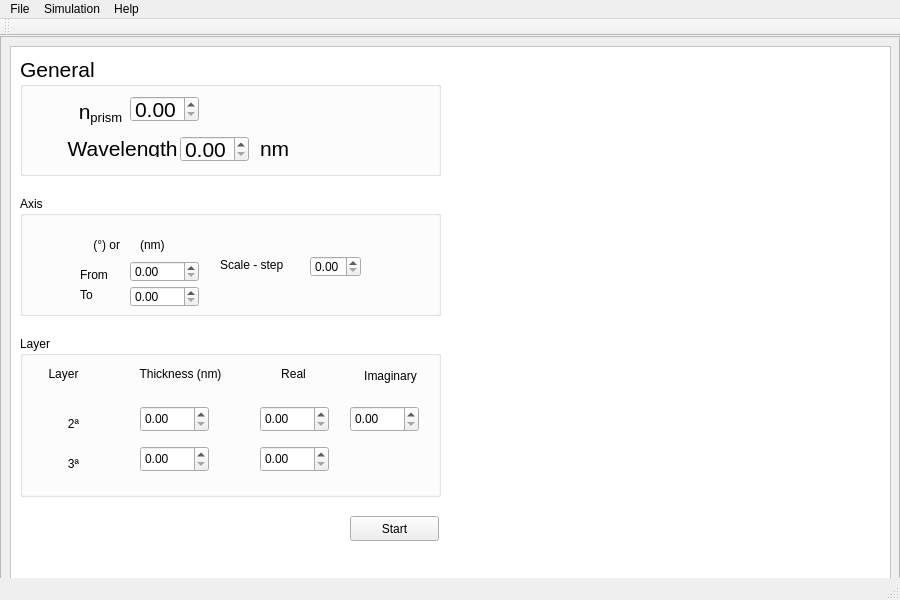
<?xml version="1.0" encoding="UTF-8"?>
<ui version="4.0">
 <class>MainWindow</class>
 <widget class="QMainWindow" name="MainWindow">
  <property name="geometry">
   <rect>
    <x>0</x>
    <y>0</y>
    <width>900</width>
    <height>600</height>
   </rect>
  </property>
  <property name="windowTitle">
   <string>MainWindow</string>
  </property>
  <property name="windowIcon">
   <iconset resource="resources.qrc">
    <normaloff>:/Imagens/icone.png</normaloff>:/Imagens/icone.png</iconset>
  </property>
  <widget class="QWidget" name="centralWidget">
   <widget class="QGroupBox" name="groupBox">
    <property name="geometry">
     <rect>
      <x>20</x>
      <y>20</y>
      <width>421</width>
      <height>120</height>
     </rect>
    </property>
    <property name="font">
     <font>
      <pointsize>16</pointsize>
     </font>
    </property>
    <property name="title">
     <string>General</string>
    </property>
    <widget class="QLabel" name="label_4">
     <property name="geometry">
      <rect>
       <x>240</x>
       <y>80</y>
       <width>41</width>
       <height>21</height>
      </rect>
     </property>
     <property name="text">
      <string>&lt;html&gt;&lt;head/&gt;&lt;body&gt;&lt;p&gt;nm&lt;/p&gt;&lt;/body&gt;&lt;/html&gt;</string>
     </property>
    </widget>
    <widget class="QLabel" name="label_5">
     <property name="geometry">
      <rect>
       <x>40</x>
       <y>40</y>
       <width>81</width>
       <height>31</height>
      </rect>
     </property>
     <property name="font">
      <font>
       <pointsize>16</pointsize>
      </font>
     </property>
     <property name="text">
      <string>&lt;html&gt;&lt;head/&gt;&lt;body&gt;&lt;p align=&quot;center&quot;&gt;n&lt;span style=&quot; vertical-align:sub;&quot;&gt;prism&lt;/span&gt;&lt;/p&gt;&lt;/body&gt;&lt;/html&gt;</string>
     </property>
    </widget>
    <widget class="QLabel" name="label_6">
     <property name="geometry">
      <rect>
       <x>40</x>
       <y>80</y>
       <width>131</width>
       <height>21</height>
      </rect>
     </property>
     <property name="text">
      <string>&lt;html&gt;&lt;head/&gt;&lt;body&gt;&lt;p align=&quot;center&quot;&gt;Wavelength &lt;/p&gt;&lt;/body&gt;&lt;/html&gt;</string>
     </property>
    </widget>
    <widget class="QDoubleSpinBox" name="doubleSpinBox_3">
     <property name="enabled">
      <bool>true</bool>
     </property>
     <property name="geometry">
      <rect>
       <x>110</x>
       <y>40</y>
       <width>69</width>
       <height>26</height>
      </rect>
     </property>
    </widget>
    <widget class="QDoubleSpinBox" name="doubleSpinBox_4">
     <property name="geometry">
      <rect>
       <x>160</x>
       <y>80</y>
       <width>69</width>
       <height>26</height>
      </rect>
     </property>
    </widget>
   </widget>
   <widget class="QGroupBox" name="groupBox_2">
    <property name="geometry">
     <rect>
      <x>20</x>
      <y>160</y>
      <width>421</width>
      <height>120</height>
     </rect>
    </property>
    <property name="title">
     <string>Axis</string>
    </property>
    <widget class="QDoubleSpinBox" name="doubleSpinBox_5">
     <property name="geometry">
      <rect>
       <x>110</x>
       <y>65</y>
       <width>69</width>
       <height>21</height>
      </rect>
     </property>
    </widget>
    <widget class="QLabel" name="label_7">
     <property name="geometry">
      <rect>
       <x>60</x>
       <y>70</y>
       <width>41</width>
       <height>17</height>
      </rect>
     </property>
     <property name="text">
      <string>From</string>
     </property>
    </widget>
    <widget class="QLabel" name="label_8">
     <property name="geometry">
      <rect>
       <x>60</x>
       <y>90</y>
       <width>41</width>
       <height>17</height>
      </rect>
     </property>
     <property name="text">
      <string>To</string>
     </property>
    </widget>
    <widget class="QDoubleSpinBox" name="doubleSpinBox_6">
     <property name="geometry">
      <rect>
       <x>110</x>
       <y>90</y>
       <width>69</width>
       <height>21</height>
      </rect>
     </property>
    </widget>
    <widget class="QLabel" name="label_9">
     <property name="geometry">
      <rect>
       <x>50</x>
       <y>40</y>
       <width>30</width>
       <height>20</height>
      </rect>
     </property>
     <property name="styleSheet">
      <string notr="true">border-image: url(:/Imagens/Theta.png);</string>
     </property>
     <property name="text">
      <string/>
     </property>
    </widget>
    <widget class="QLabel" name="label_10">
     <property name="geometry">
      <rect>
       <x>70</x>
       <y>40</y>
       <width>91</width>
       <height>17</height>
      </rect>
     </property>
     <property name="text">
      <string> (°) or      (nm)</string>
     </property>
    </widget>
    <widget class="QDoubleSpinBox" name="doubleSpinBox_7">
     <property name="geometry">
      <rect>
       <x>290</x>
       <y>60</y>
       <width>51</width>
       <height>21</height>
      </rect>
     </property>
    </widget>
    <widget class="QLabel" name="label_11">
     <property name="geometry">
      <rect>
       <x>200</x>
       <y>60</y>
       <width>81</width>
       <height>17</height>
      </rect>
     </property>
     <property name="text">
      <string>Scale - step</string>
     </property>
    </widget>
   </widget>
   <widget class="QGroupBox" name="groupBox_3">
    <property name="geometry">
     <rect>
      <x>20</x>
      <y>300</y>
      <width>421</width>
      <height>161</height>
     </rect>
    </property>
    <property name="title">
     <string>Layer</string>
    </property>
    <widget class="QLabel" name="label_12">
     <property name="geometry">
      <rect>
       <x>110</x>
       <y>30</y>
       <width>101</width>
       <height>17</height>
      </rect>
     </property>
     <property name="text">
      <string>&lt;html&gt;&lt;head/&gt;&lt;body&gt;&lt;p align=&quot;center&quot;&gt;Thickness (nm)&lt;/p&gt;&lt;/body&gt;&lt;/html&gt;</string>
     </property>
    </widget>
    <widget class="QLabel" name="label_13">
     <property name="geometry">
      <rect>
       <x>330</x>
       <y>30</y>
       <width>81</width>
       <height>20</height>
      </rect>
     </property>
     <property name="text">
      <string>&lt;html&gt;&lt;head/&gt;&lt;body&gt;&lt;p align=&quot;center&quot;&gt;Imaginary&lt;/p&gt;&lt;/body&gt;&lt;/html&gt;</string>
     </property>
    </widget>
    <widget class="QDoubleSpinBox" name="doubleSpinBox_8">
     <property name="geometry">
      <rect>
       <x>240</x>
       <y>110</y>
       <width>69</width>
       <height>26</height>
      </rect>
     </property>
    </widget>
    <widget class="QLabel" name="label_14">
     <property name="geometry">
      <rect>
       <x>20</x>
       <y>80</y>
       <width>67</width>
       <height>17</height>
      </rect>
     </property>
     <property name="text">
      <string>&lt;html&gt;&lt;head/&gt;&lt;body&gt;&lt;p align=&quot;center&quot;&gt;2ª&lt;/p&gt;&lt;/body&gt;&lt;/html&gt;</string>
     </property>
    </widget>
    <widget class="QDoubleSpinBox" name="doubleSpinBox_9">
     <property name="geometry">
      <rect>
       <x>120</x>
       <y>70</y>
       <width>69</width>
       <height>26</height>
      </rect>
     </property>
    </widget>
    <widget class="QDoubleSpinBox" name="doubleSpinBox_10">
     <property name="geometry">
      <rect>
       <x>120</x>
       <y>110</y>
       <width>69</width>
       <height>26</height>
      </rect>
     </property>
    </widget>
    <widget class="QLabel" name="label_15">
     <property name="geometry">
      <rect>
       <x>240</x>
       <y>30</y>
       <width>67</width>
       <height>17</height>
      </rect>
     </property>
     <property name="text">
      <string>&lt;html&gt;&lt;head/&gt;&lt;body&gt;&lt;p align=&quot;center&quot;&gt;Real&lt;/p&gt;&lt;/body&gt;&lt;/html&gt;</string>
     </property>
    </widget>
    <widget class="QLabel" name="label_16">
     <property name="geometry">
      <rect>
       <x>20</x>
       <y>120</y>
       <width>67</width>
       <height>17</height>
      </rect>
     </property>
     <property name="text">
      <string>&lt;html&gt;&lt;head/&gt;&lt;body&gt;&lt;p align=&quot;center&quot;&gt;3ª&lt;/p&gt;&lt;/body&gt;&lt;/html&gt;</string>
     </property>
    </widget>
    <widget class="QDoubleSpinBox" name="doubleSpinBox_11">
     <property name="geometry">
      <rect>
       <x>240</x>
       <y>70</y>
       <width>69</width>
       <height>26</height>
      </rect>
     </property>
    </widget>
    <widget class="QDoubleSpinBox" name="doubleSpinBox_12">
     <property name="geometry">
      <rect>
       <x>330</x>
       <y>70</y>
       <width>69</width>
       <height>26</height>
      </rect>
     </property>
    </widget>
    <widget class="QLabel" name="label_17">
     <property name="geometry">
      <rect>
       <x>10</x>
       <y>30</y>
       <width>67</width>
       <height>17</height>
      </rect>
     </property>
     <property name="text">
      <string>&lt;html&gt;&lt;head/&gt;&lt;body&gt;&lt;p align=&quot;center&quot;&gt;Layer&lt;/p&gt;&lt;/body&gt;&lt;/html&gt;</string>
     </property>
    </widget>
   </widget>
   <widget class="QPushButton" name="pushButton">
    <property name="geometry">
     <rect>
      <x>350</x>
      <y>480</y>
      <width>89</width>
      <height>25</height>
     </rect>
    </property>
    <property name="text">
     <string>Start</string>
    </property>
    <property name="icon">
     <iconset resource="resources.qrc">
      <normaloff>:/Imagens/start.png</normaloff>:/Imagens/start.png</iconset>
    </property>
   </widget>
   <widget class="QFrame" name="frame">
    <property name="geometry">
     <rect>
      <x>10</x>
      <y>10</y>
      <width>881</width>
      <height>661</height>
     </rect>
    </property>
    <property name="styleSheet">
     <string notr="true">background-color: rgb(255, 255, 255);</string>
    </property>
    <property name="frameShape">
     <enum>QFrame::StyledPanel</enum>
    </property>
    <property name="frameShadow">
     <enum>QFrame::Raised</enum>
    </property>
   </widget>
   <widget class="QFrame" name="frame_2">
    <property name="geometry">
     <rect>
      <x>0</x>
      <y>0</y>
      <width>900</width>
      <height>600</height>
     </rect>
    </property>
    <property name="styleSheet">
     <string notr="true">border-image: url(:/Imagens/fundo.jpg);</string>
    </property>
    <property name="frameShape">
     <enum>QFrame::StyledPanel</enum>
    </property>
    <property name="frameShadow">
     <enum>QFrame::Raised</enum>
    </property>
   </widget>
   <zorder>frame_2</zorder>
   <zorder>frame</zorder>
   <zorder>groupBox</zorder>
   <zorder>groupBox_2</zorder>
   <zorder>groupBox_3</zorder>
   <zorder>pushButton</zorder>
  </widget>
  <widget class="QToolBar" name="mainToolBar">
   <attribute name="toolBarArea">
    <enum>TopToolBarArea</enum>
   </attribute>
   <attribute name="toolBarBreak">
    <bool>false</bool>
   </attribute>
  </widget>
  <widget class="QStatusBar" name="statusBar"/>
  <widget class="QMenuBar" name="menuBar">
   <property name="geometry">
    <rect>
     <x>0</x>
     <y>0</y>
     <width>900</width>
     <height>22</height>
    </rect>
   </property>
   <widget class="QMenu" name="menuFile">
    <property name="title">
     <string>File</string>
    </property>
   </widget>
   <widget class="QMenu" name="menuSimulation">
    <property name="title">
     <string>Simulation</string>
    </property>
    <addaction name="actionGeneral"/>
    <addaction name="actionAxis"/>
    <addaction name="actionLayer"/>
   </widget>
   <widget class="QMenu" name="menuHelp">
    <property name="title">
     <string>Help</string>
    </property>
    <addaction name="actionInfo"/>
   </widget>
   <addaction name="menuFile"/>
   <addaction name="menuSimulation"/>
   <addaction name="menuHelp"/>
  </widget>
  <action name="actionInfo">
   <property name="text">
    <string>Info</string>
   </property>
  </action>
  <action name="actionGeneral">
   <property name="text">
    <string>General</string>
   </property>
  </action>
  <action name="actionAxis">
   <property name="text">
    <string>Axis</string>
   </property>
  </action>
  <action name="actionLayer">
   <property name="text">
    <string>Layer</string>
   </property>
  </action>
 </widget>
 <layoutdefault spacing="6" margin="11"/>
 <resources>
  <include location="resources.qrc"/>
 </resources>
 <connections/>
</ui>
